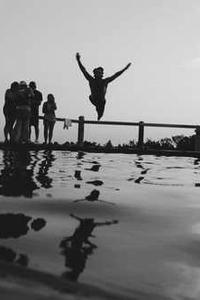
#> input picture 24/downloader/1.jpg, 200 x 300 px, found by its file name
$ python invert.py
#> lines starting #> are read from the running program, lines starting #| are printed output that depends on the picture
import cv2

woman_image = cv2.imread("./res/1.jpg")
#> woman_image is the input picture: shape (300, 200, 3); min 0, max 251, mean 133.2
man_image = cv2.imread("./res/2.jpg")
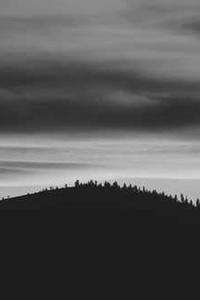
#> input picture 24/downloader/2.jpg, 200 x 300 px, found by its file name
#> man_image is the input picture: shape (300, 200, 3); min 0, max 220, mean 85.5
inverted_woman = cv2.bitwise_not(woman_image)
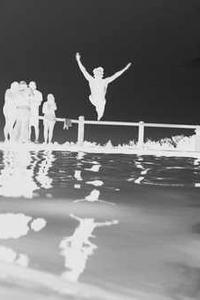
#> inverted_woman: shape (300, 200, 3); min 4, max 255, mean 121.8
inverted_man = cv2.bitwise_not(man_image)
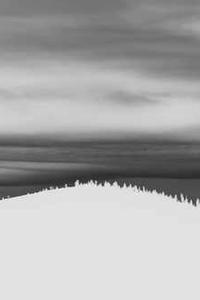
#> inverted_man: shape (300, 200, 3); min 35, max 255, mean 169.5
cv2.imshow("woman", inverted_woman)
cv2.imshow("man", inverted_man)
cv2.waitKey(0)
cv2.destroyAllWindows()
